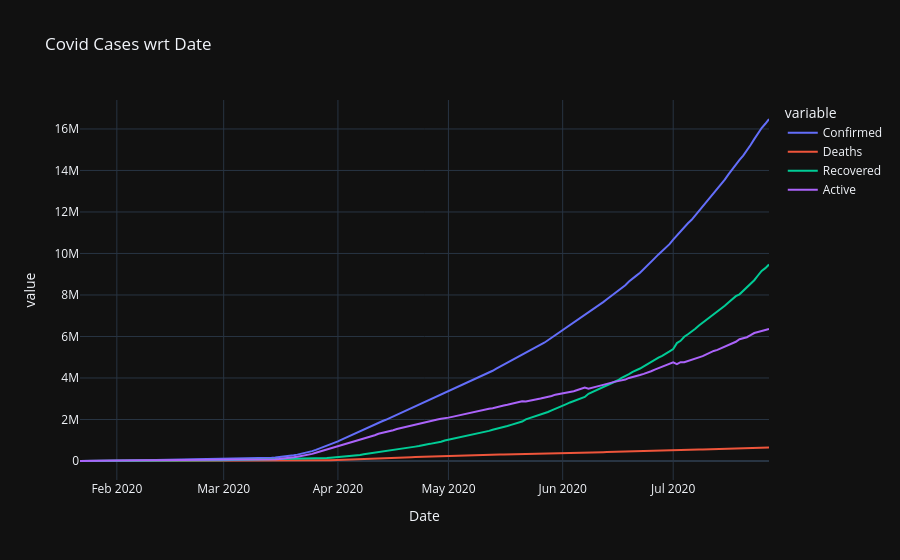

The code cell stored with this chart in its notebook:
### Code cell
px.line(day_wise,x='Date',y = ['Confirmed', 'Deaths', 'Recovered', 'Active'], title = 'Covid Cases wrt Date',template='plotly_dark')

### Figure 1 — Plotly figure (JSON) as saved in the notebook; plotly's stock layout.template omitted (floating-point values rounded to 4 significant figures; data arrays with more than 128 entries replaced by an {"elided": "..."} marker saying what was removed)
{"data": [{"hovertemplate": "variable=Confirmed<br>Date=%{x}<br>value=%{y}<extra></extra>", "legendgroup": "Confirmed", "line": {"color": "#636efa", "dash": "solid"}, "marker": {"symbol": "circle"}, "mode": "lines", "name": "Confirmed", "orientation": "v", "showlegend": true, "type": "scatter", "x": {"elided": "188 str values"}, "xaxis": "x", "y": {"elided": "188 int values"}, "yaxis": "y"}, {"hovertemplate": "variable=Deaths<br>Date=%{x}<br>value=%{y}<extra></extra>", "legendgroup": "Deaths", "line": {"color": "#EF553B", "dash": "solid"}, "marker": {"symbol": "circle"}, "mode": "lines", "name": "Deaths", "orientation": "v", "showlegend": true, "type": "scatter", "x": {"elided": "188 str values"}, "xaxis": "x", "y": {"elided": "188 int values"}, "yaxis": "y"}, {"hovertemplate": "variable=Recovered<br>Date=%{x}<br>value=%{y}<extra></extra>", "legendgroup": "Recovered", "line": {"color": "#00cc96", "dash": "solid"}, "marker": {"symbol": "circle"}, "mode": "lines", "name": "Recovered", "orientation": "v", "showlegend": true, "type": "scatter", "x": {"elided": "188 str values"}, "xaxis": "x", "y": {"elided": "188 int values"}, "yaxis": "y"}, {"hovertemplate": "variable=Active<br>Date=%{x}<br>value=%{y}<extra></extra>", "legendgroup": "Active", "line": {"color": "#ab63fa", "dash": "solid"}, "marker": {"symbol": "circle"}, "mode": "lines", "name": "Active", "orientation": "v", "showlegend": true, "type": "scatter", "x": {"elided": "188 str values"}, "xaxis": "x", "y": {"elided": "188 int values"}, "yaxis": "y"}], "layout": {"legend": {"title": {"text": "variable"}, "tracegroupgap": 0}, "title": {"text": "Covid Cases wrt Date"}, "xaxis": {"anchor": "y", "domain": [0, 1], "title": {"text": "Date"}}, "yaxis": {"anchor": "x", "domain": [0, 1], "title": {"text": "value"}}}}
